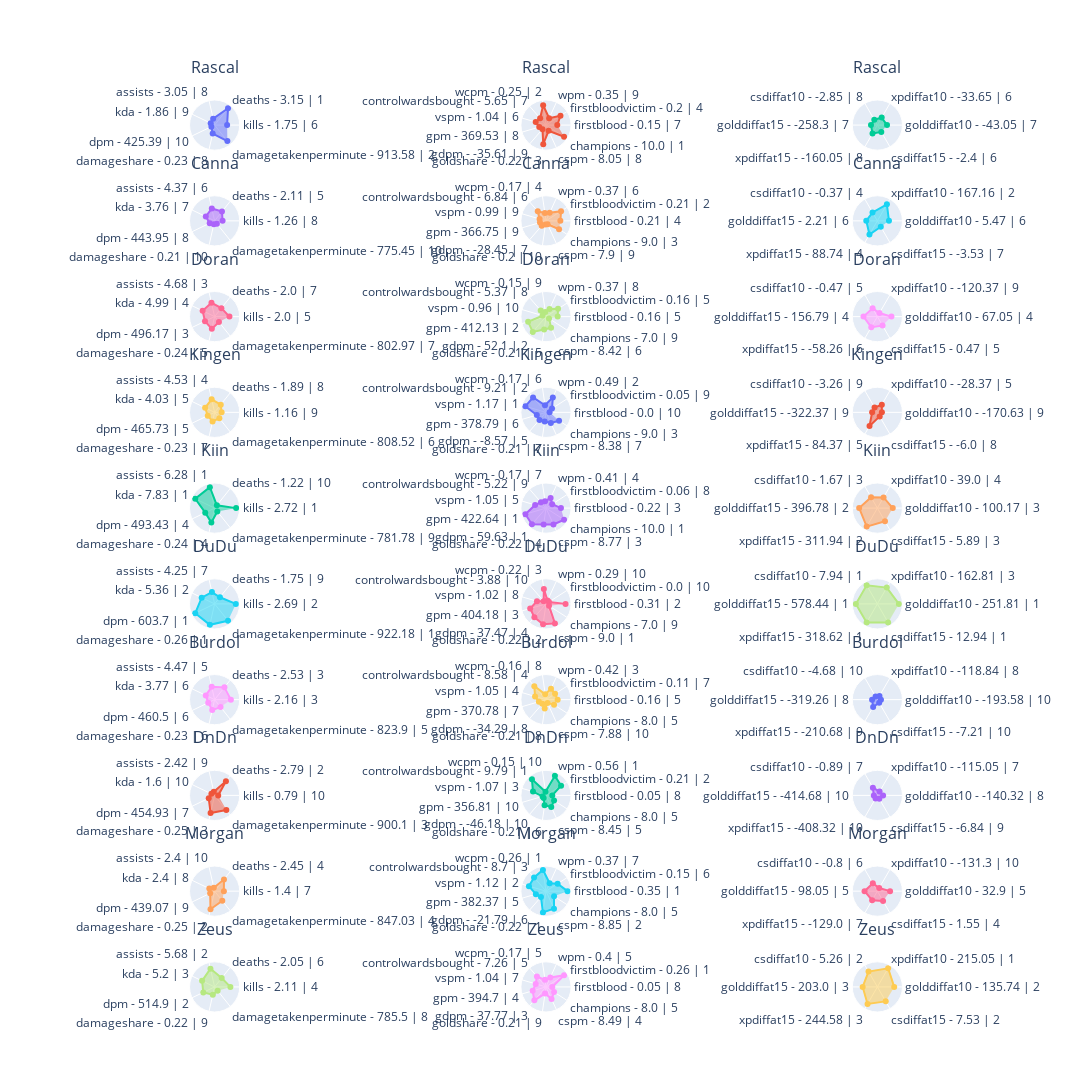

Notebook code cell kept with this figure:
### Code cell
position = positions[0]
df = players_stats.loc[players_stats.index.get_level_values(1) == position]

ROWS, COLUMNS = get_rows_columns(df, len(origin_columns))
min_value, max_value = 0, 1

fig = get_fig_subplots(df.index.get_level_values(0), ROWS, COLUMNS)
for i, player_name in enumerate(df.index.get_level_values(0)):
    for j, (key, cols) in enumerate(columns.items()):
        _df = df.loc[(player_name, position), cols]
        theta_list = get_theta_list(df, (player_name, position), origin_columns[key])

        fig.add_trace(
            go.Scatterpolar(r=_df, theta=theta_list, fill="toself", name=player_name),
            row=i + 1,
            col=j + 1,
        )

fig.update_layout(
    height=350 * ROWS, width=550 * COLUMNS, showlegend=False, title=dict(y=1)
)
fig.update_annotations(yshift=20)
fig.update_polars(
    radialaxis=dict(range=[min_value - 0.2, max_value + 0.2], visible=False)
)
fig.show()

### Figure 1 — Plotly figure (JSON) as saved in the notebook; plotly's stock layout.template omitted (floating-point values rounded to 4 significant figures)
{"data": [{"fill": "toself", "name": "Rascal", "r": [0.497, 1, 0.1676, 0.04282, 0, 0.288, 0.9414], "subplot": "polar", "theta": ["kills - 1.75 | 6", "deaths - 3.15 | 1", "assists - 3.05 | 8", "kda - 1.86 | 9", "dpm - 425.39 | 10", "damageshare - 0.23 | 8", "damagetakenperminute - 913.58 | 2"], "type": "scatterpolar"}, {"fill": "toself", "name": "Rascal", "r": [0.4286, 0.76, 0.2227, 0.9198, 0.3001, 0.3997, 0.1933, 0.09991, 0.8784, 0.1498, 1], "subplot": "polar2", "theta": ["firstblood - 0.15 | 7", "firstbloodvictim - 0.2 | 4", "wpm - 0.35 | 9", "wcpm - 0.25 | 2", "controlwardsbought - 5.65 | 7", "vspm - 1.04 | 6", "gpm - 369.53 | 8", "gdpm - -35.61 | 9", "goldshare - 0.22 | 3", "cspm - 8.05 | 8", "champions - 10.0 | 1"], "type": "scatterpolar"}, {"fill": "toself", "name": "Rascal", "r": [0.338, 0.2819, 0.1453, 0.1575, 0.3415, 0.2388], "subplot": "polar3", "theta": ["golddiffat10 - -43.05 | 7", "xpdiffat10 - -33.65 | 6", "csdiffat10 - -2.85 | 8", "golddiffat15 - -258.3 | 7", "xpdiffat15 - -160.05 | 8", "csdiffat15 - -2.4 | 6"], "type": "scatterpolar"}, {"fill": "toself", "name": "Canna", "r": [0.2451, 0.4581, 0.5076, 0.3478, 0.1041, 0, 0], "subplot": "polar4", "theta": ["kills - 1.26 | 8", "deaths - 2.11 | 5", "assists - 4.37 | 6", "kda - 3.76 | 7", "dpm - 443.95 | 8", "damageshare - 0.21 | 10", "damagetakenperminute - 775.45 | 10"], "type": "scatterpolar"}, {"fill": "toself", "name": "Canna", "r": [0.6015, 0.8, 0.2902, 0.2452, 0.5017, 0.1742, 0.1511, 0.1675, 0, 0.01576, 0.6667], "subplot": "polar5", "theta": ["firstblood - 0.21 | 4", "firstbloodvictim - 0.21 | 2", "wpm - 0.37 | 6", "wcpm - 0.17 | 4", "controlwardsbought - 6.84 | 6", "vspm - 0.99 | 9", "gpm - 366.75 | 9", "gdpm - -28.45 | 7", "goldshare - 0.2 | 10", "cspm - 7.9 | 9", "champions - 9.0 | 3"], "type": "scatterpolar"}, {"fill": "toself", "name": "Canna", "r": [0.4469, 0.8617, 0.3419, 0.4198, 0.6838, 0.1829], "subplot": "polar6", "theta": ["golddiffat10 - 5.47 | 6", "xpdiffat10 - 167.16 | 2", "csdiffat10 - -0.37 | 4", "golddiffat15 - 2.21 | 6", "xpdiffat15 - 88.74 | 4", "csdiffat15 - -3.53 | 7"], "type": "scatterpolar"}, {"fill": "toself", "name": "Doran", "r": [0.6263, 0.4035, 0.5891, 0.5444, 0.397, 0.5011, 0.1876], "subplot": "polar7", "theta": ["kills - 2.0 | 5", "deaths - 2.0 | 7", "assists - 4.68 | 3", "kda - 4.99 | 4", "dpm - 496.17 | 3", "damageshare - 0.24 | 5", "damagetakenperminute - 802.97 | 7"], "type": "scatterpolar"}, {"fill": "toself", "name": "Doran", "r": [0.4511, 0.6, 0.2735, 0.05797, 0.2525, 0, 0.8403, 0.9289, 0.524, 0.4815, 0], "subplot": "polar8", "theta": ["firstblood - 0.16 | 5", "firstbloodvictim - 0.16 | 5", "wpm - 0.37 | 8", "wcpm - 0.15 | 9", "controlwardsbought - 5.37 | 8", "vspm - 0.96 | 10", "gpm - 412.13 | 2", "gdpm - 52.1 | 2", "goldshare - 0.21 | 5", "cspm - 8.42 | 6", "champions - 7.0 | 9"], "type": "scatterpolar"}, {"fill": "toself", "name": "Doran", "r": [0.5852, 0.03156, 0.3336, 0.5754, 0.4815, 0.3814], "subplot": "polar9", "theta": ["golddiffat10 - 67.05 | 4", "xpdiffat10 - -120.37 | 9", "csdiffat10 - -0.47 | 5", "golddiffat15 - 156.79 | 4", "xpdiffat15 - -58.26 | 6", "csdiffat15 - 0.47 | 5"], "type": "scatterpolar"}, {"fill": "toself", "name": "Kingen", "r": [0.1906, 0.3489, 0.5483, 0.3897, 0.2262, 0.3166, 0.2254], "subplot": "polar10", "theta": ["kills - 1.16 | 9", "deaths - 1.89 | 8", "assists - 4.53 | 4", "kda - 4.03 | 5", "dpm - 465.73 | 5", "damageshare - 0.23 | 7", "damagetakenperminute - 808.52 | 6"], "type": "scatterpolar"}, {"fill": "toself", "name": "Kingen", "r": [0, 0.2, 0.7188, 0.1969, 0.9021, 1, 0.3338, 0.3554, 0.3157, 0.4509, 0.6667], "subplot": "polar11", "theta": ["firstblood - 0.0 | 10", "firstbloodvictim - 0.05 | 9", "wpm - 0.49 | 2", "wcpm - 0.17 | 6", "controlwardsbought - 9.21 | 2", "vspm - 1.17 | 1", "gpm - 378.79 | 6", "gdpm - -8.57 | 5", "goldshare - 0.21 | 7", "cspm - 8.38 | 7", "champions - 9.0 | 3"], "type": "scatterpolar"}, {"fill": "toself", "name": "Kingen", "r": [0.05152, 0.2972, 0.1126, 0.09296, 0.6778, 0.06008], "subplot": "polar12", "theta": ["golddiffat10 - -170.63 | 9", "xpdiffat10 - -28.37 | 5", "csdiffat10 - -3.26 | 9", "golddiffat15 - -322.37 | 9", "xpdiffat15 - 84.37 | 5", "csdiffat15 - -6.0 | 8"], "type": "scatterpolar"}, {"fill": "toself", "name": "Kiin", "r": [1, 0, 1.0, 1.0, 0.3816, 0.6202, 0.04316], "subplot": "polar13", "theta": ["kills - 2.72 | 1", "deaths - 1.22 | 10", "assists - 6.28 | 1", "kda - 7.83 | 1", "dpm - 493.43 | 4", "damageshare - 0.24 | 4", "damagetakenperminute - 781.78 | 9"], "type": "scatterpolar"}, {"fill": "toself", "name": "Kiin", "r": [0.6349, 0.2111, 0.4175, 0.1925, 0.2278, 0.433, 1, 1, 0.7251, 0.7998, 1], "subplot": "polar14", "theta": ["firstblood - 0.22 | 3", "firstbloodvictim - 0.06 | 8", "wpm - 0.41 | 4", "wcpm - 0.17 | 7", "controlwardsbought - 5.22 | 9", "vspm - 1.05 | 5", "gpm - 422.64 | 1", "gdpm - 59.63 | 1", "goldshare - 0.22 | 4", "cspm - 8.77 | 3", "champions - 10.0 | 1"], "type": "scatterpolar"}, {"fill": "toself", "name": "Kiin", "r": [0.6595, 0.4917, 0.5032, 0.8171, 0.9908, 0.6502], "subplot": "polar15", "theta": ["golddiffat10 - 100.17 | 3", "xpdiffat10 - 39.0 | 4", "csdiffat10 - 1.67 | 3", "golddiffat15 - 396.78 | 2", "xpdiffat15 - 311.94 | 2", "csdiffat15 - 5.89 | 3"], "type": "scatterpolar"}, {"fill": "toself", "name": "DuDu", "r": [0.982, 0.2738, 0.4771, 0.6032, 1, 1, 1], "subplot": "polar16", "theta": ["kills - 2.69 | 2", "deaths - 1.75 | 9", "assists - 4.25 | 7", "kda - 5.36 | 2", "dpm - 603.7 | 1", "damageshare - 0.26 | 1", "damagetakenperminute - 922.18 | 1"], "type": "scatterpolar"}, {"fill": "toself", "name": "DuDu", "r": [0.8929, 0, 0, 0.6437, 0, 0.3255, 0.7195, 0.7906, 0.9503, 1.0, 0], "subplot": "polar17", "theta": ["firstblood - 0.31 | 2", "firstbloodvictim - 0.0 | 10", "wpm - 0.29 | 10", "wcpm - 0.22 | 3", "controlwardsbought - 3.88 | 10", "vspm - 1.02 | 8", "gpm - 404.18 | 3", "gdpm - 37.47 | 4", "goldshare - 0.22 | 2", "cspm - 9.0 | 1", "champions - 7.0 | 9"], "type": "scatterpolar"}, {"fill": "toself", "name": "DuDu", "r": [1.0, 0.8492, 1.0, 1, 1.0, 1], "subplot": "polar18", "theta": ["golddiffat10 - 251.81 | 1", "xpdiffat10 - 162.81 | 3", "csdiffat10 - 7.94 | 1", "golddiffat15 - 578.44 | 1", "xpdiffat15 - 318.62 | 1", "csdiffat15 - 12.94 | 1"], "type": "scatterpolar"}, {"fill": "toself", "name": "Burdol", "r": [0.708, 0.6765, 0.5348, 0.3483, 0.1969, 0.3993, 0.3302], "subplot": "polar19", "theta": ["kills - 2.16 | 3", "deaths - 2.53 | 3", "assists - 4.47 | 5", "kda - 3.77 | 6", "dpm - 460.5 | 6", "damageshare - 0.23 | 6", "damagetakenperminute - 823.9 | 5"], "type": "scatterpolar"}, {"fill": "toself", "name": "Burdol", "r": [0.4511, 0.4, 0.4717, 0.1017, 0.7953, 0.4368, 0.2122, 0.1124, 0.2964, 0, 0.3333], "subplot": "polar20", "theta": ["firstblood - 0.16 | 5", "firstbloodvictim - 0.11 | 7", "wpm - 0.42 | 3", "wcpm - 0.16 | 8", "controlwardsbought - 8.58 | 4", "vspm - 1.05 | 4", "gpm - 370.78 | 7", "gdpm - -34.29 | 8", "goldshare - 0.21 | 8", "cspm - 7.88 | 10", "champions - 8.0 | 5"], "type": "scatterpolar"}, {"fill": "toself", "name": "Burdol", "r": [0, 0.03597, 0, 0.09608, 0.2719, 0], "subplot": "polar21", "theta": ["golddiffat10 - -193.58 | 10", "xpdiffat10 - -118.84 | 8", "csdiffat10 - -4.68 | 10", "golddiffat15 - -319.26 | 8", "xpdiffat15 - -210.68 | 9", "csdiffat15 - -7.21 | 10"], "type": "scatterpolar"}, {"fill": "toself", "name": "DnDn", "r": [0, 0.813, 0.005429, 0, 0.1657, 0.8109, 0.8495], "subplot": "polar22", "theta": ["kills - 0.79 | 10", "deaths - 2.79 | 2", "assists - 2.42 | 9", "kda - 1.6 | 10", "dpm - 454.93 | 7", "damageshare - 0.25 | 3", "damagetakenperminute - 900.1 | 3"], "type": "scatterpolar"}, {"fill": "toself", "name": "DnDn", "r": [0.1504, 0.8, 1.0, 0, 1, 0.5561, 0, 0, 0.3539, 0.5076, 0.3333], "subplot": "polar23", "theta": ["firstblood - 0.05 | 8", "firstbloodvictim - 0.21 | 2", "wpm - 0.56 | 1", "wcpm - 0.15 | 10", "controlwardsbought - 9.79 | 1", "vspm - 1.07 | 3", "gpm - 356.81 | 10", "gdpm - -46.18 | 10", "goldshare - 0.21 | 6", "cspm - 8.45 | 5", "champions - 8.0 | 5"], "type": "scatterpolar"}, {"fill": "toself", "name": "DnDn", "r": [0.1196, 0.04691, 0.3002, 0, 0, 0.01829], "subplot": "polar24", "theta": ["golddiffat10 - -140.32 | 8", "xpdiffat10 - -115.05 | 7", "csdiffat10 - -0.89 | 7", "golddiffat15 - -414.68 | 10", "xpdiffat15 - -408.32 | 10", "csdiffat15 - -6.84 | 9"], "type": "scatterpolar"}, {"fill": "toself", "name": "Morgan", "r": [0.3159, 0.6369, 0, 0.1285, 0.07671, 0.8332, 0.4878], "subplot": "polar25", "theta": ["kills - 1.4 | 7", "deaths - 2.45 | 4", "assists - 2.4 | 10", "kda - 2.4 | 8", "dpm - 439.07 | 9", "damageshare - 0.25 | 2", "damagetakenperminute - 847.03 | 4"], "type": "scatterpolar"}, {"fill": "toself", "name": "Morgan", "r": [1, 0.57, 0.2895, 1.0, 0.8158, 0.7938, 0.3882, 0.2305, 1, 0.8719, 0.3333], "subplot": "polar26", "theta": ["firstblood - 0.35 | 1", "firstbloodvictim - 0.15 | 6", "wpm - 0.37 | 7", "wcpm - 0.26 | 1", "controlwardsbought - 8.7 | 3", "vspm - 1.12 | 2", "gpm - 382.37 | 5", "gdpm - -21.79 | 6", "goldshare - 0.22 | 1", "cspm - 8.85 | 2", "champions - 8.0 | 5"], "type": "scatterpolar"}, {"fill": "toself", "name": "Morgan", "r": [0.5085, 0, 0.3077, 0.5163, 0.3842, 0.4348], "subplot": "polar27", "theta": ["golddiffat10 - 32.9 | 5", "xpdiffat10 - -131.3 | 10", "csdiffat10 - -0.8 | 6", "golddiffat15 - 98.05 | 5", "xpdiffat15 - -129.0 | 7", "csdiffat15 - 1.55 | 4"], "type": "scatterpolar"}, {"fill": "toself", "name": "Zeus", "r": [0.6808, 0.4308, 0.8469, 0.5784, 0.502, 0.2469, 0.06847], "subplot": "polar28", "theta": ["kills - 2.11 | 4", "deaths - 2.05 | 6", "assists - 5.68 | 2", "kda - 5.2 | 3", "dpm - 514.9 | 2", "damageshare - 0.22 | 9", "damagetakenperminute - 785.5 | 8"], "type": "scatterpolar"}, {"fill": "toself", "name": "Zeus", "r": [0.1504, 1, 0.3757, 0.1991, 0.5729, 0.3988, 0.5756, 0.7934, 0.1741, 0.5462, 0.3333], "subplot": "polar29", "theta": ["firstblood - 0.05 | 8", "firstbloodvictim - 0.26 | 1", "wpm - 0.4 | 5", "wcpm - 0.17 | 5", "controlwardsbought - 7.26 | 5", "vspm - 1.04 | 7", "gpm - 394.7 | 4", "gdpm - 37.77 | 3", "goldshare - 0.21 | 9", "cspm - 8.49 | 4", "champions - 8.0 | 5"], "type": "scatterpolar"}, {"fill": "toself", "name": "Zeus", "r": [0.7394, 1, 0.7881, 0.622, 0.8981, 0.7314], "subplot": "polar30", "theta": ["golddiffat10 - 135.74 | 2", "xpdiffat10 - 215.05 | 1", "csdiffat10 - 5.26 | 2", "golddiffat15 - 203.0 | 3", "xpdiffat15 - 244.58 | 3", "csdiffat15 - 7.53 | 2"], "type": "scatterpolar"}], "layout": {"annotations": [{"font": {"size": 16}, "showarrow": false, "text": "Rascal", "x": 0.1444, "xanchor": "center", "xref": "paper", "y": 1, "yanchor": "bottom", "yref": "paper", "yshift": 20}, {"font": {"size": 16}, "showarrow": false, "text": "Rascal", "x": 0.5, "xanchor": "center", "xref": "paper", "y": 1, "yanchor": "bottom", "yref": "paper", "yshift": 20}, {"font": {"size": 16}, "showarrow": false, "text": "Rascal", "x": 0.8556, "xanchor": "center", "xref": "paper", "y": 1, "yanchor": "bottom", "yref": "paper", "yshift": 20}, {"font": {"size": 16}, "showarrow": false, "text": "Canna", "x": 0.1444, "xanchor": "center", "xref": "paper", "y": 0.895, "yanchor": "bottom", "yref": "paper", "yshift": 20}, {"font": {"size": 16}, "showarrow": false, "text": "Canna", "x": 0.5, "xanchor": "center", "xref": "paper", "y": 0.895, "yanchor": "bottom", "yref": "paper", "yshift": 20}, {"font": {"size": 16}, "showarrow": false, "text": "Canna", "x": 0.8556, "xanchor": "center", "xref": "paper", "y": 0.895, "yanchor": "bottom", "yref": "paper", "yshift": 20}, {"font": {"size": 16}, "showarrow": false, "text": "Doran", "x": 0.1444, "xanchor": "center", "xref": "paper", "y": 0.79, "yanchor": "bottom", "yref": "paper", "yshift": 20}, {"font": {"size": 16}, "showarrow": false, "text": "Doran", "x": 0.5, "xanchor": "center", "xref": "paper", "y": 0.79, "yanchor": "bottom", "yref": "paper", "yshift": 20}, {"font": {"size": 16}, "showarrow": false, "text": "Doran", "x": 0.8556, "xanchor": "center", "xref": "paper", "y": 0.79, "yanchor": "bottom", "yref": "paper", "yshift": 20}, {"font": {"size": 16}, "showarrow": false, "text": "Kingen", "x": 0.1444, "xanchor": "center", "xref": "paper", "y": 0.685, "yanchor": "bottom", "yref": "paper", "yshift": 20}, {"font": {"size": 16}, "showarrow": false, "text": "Kingen", "x": 0.5, "xanchor": "center", "xref": "paper", "y": 0.685, "yanchor": "bottom", "yref": "paper", "yshift": 20}, {"font": {"size": 16}, "showarrow": false, "text": "Kingen", "x": 0.8556, "xanchor": "center", "xref": "paper", "y": 0.685, "yanchor": "bottom", "yref": "paper", "yshift": 20}, {"font": {"size": 16}, "showarrow": false, "text": "Kiin", "x": 0.1444, "xanchor": "center", "xref": "paper", "y": 0.58, "yanchor": "bottom", "yref": "paper", "yshift": 20}, {"font": {"size": 16}, "showarrow": false, "text": "Kiin", "x": 0.5, "xanchor": "center", "xref": "paper", "y": 0.58, "yanchor": "bottom", "yref": "paper", "yshift": 20}, {"font": {"size": 16}, "showarrow": false, "text": "Kiin", "x": 0.8556, "xanchor": "center", "xref": "paper", "y": 0.58, "yanchor": "bottom", "yref": "paper", "yshift": 20}, {"font": {"size": 16}, "showarrow": false, "text": "DuDu", "x": 0.1444, "xanchor": "center", "xref": "paper", "y": 0.475, "yanchor": "bottom", "yref": "paper", "yshift": 20}, {"font": {"size": 16}, "showarrow": false, "text": "DuDu", "x": 0.5, "xanchor": "center", "xref": "paper", "y": 0.475, "yanchor": "bottom", "yref": "paper", "yshift": 20}, {"font": {"size": 16}, "showarrow": false, "text": "DuDu", "x": 0.8556, "xanchor": "center", "xref": "paper", "y": 0.475, "yanchor": "bottom", "yref": "paper", "yshift": 20}, {"font": {"size": 16}, "showarrow": false, "text": "Burdol", "x": 0.1444, "xanchor": "center", "xref": "paper", "y": 0.37, "yanchor": "bottom", "yref": "paper", "yshift": 20}, {"font": {"size": 16}, "showarrow": false, "text": "Burdol", "x": 0.5, "xanchor": "center", "xref": "paper", "y": 0.37, "yanchor": "bottom", "yref": "paper", "yshift": 20}, {"font": {"size": 16}, "showarrow": false, "text": "Burdol", "x": 0.8556, "xanchor": "center", "xref": "paper", "y": 0.37, "yanchor": "bottom", "yref": "paper", "yshift": 20}, {"font": {"size": 16}, "showarrow": false, "text": "DnDn", "x": 0.1444, "xanchor": "center", "xref": "paper", "y": 0.265, "yanchor": "bottom", "yref": "paper", "yshift": 20}, {"font": {"size": 16}, "showarrow": false, "text": "DnDn", "x": 0.5, "xanchor": "center", "xref": "paper", "y": 0.265, "yanchor": "bottom", "yref": "paper", "yshift": 20}, {"font": {"size": 16}, "showarrow": false, "text": "DnDn", "x": 0.8556, "xanchor": "center", "xref": "paper", "y": 0.265, "yanchor": "bottom", "yref": "paper", "yshift": 20}, {"font": {"size": 16}, "showarrow": false, "text": "Morgan", "x": 0.1444, "xanchor": "center", "xref": "paper", "y": 0.16, "yanchor": "bottom", "yref": "paper", "yshift": 20}, {"font": {"size": 16}, "showarrow": false, "text": "Morgan", "x": 0.5, "xanchor": "center", "xref": "paper", "y": 0.16, "yanchor": "bottom", "yref": "paper", "yshift": 20}, {"font": {"size": 16}, "showarrow": false, "text": "Morgan", "x": 0.8556, "xanchor": "center", "xref": "paper", "y": 0.16, "yanchor": "bottom", "yref": "paper", "yshift": 20}, {"font": {"size": 16}, "showarrow": false, "text": "Zeus", "x": 0.1444, "xanchor": "center", "xref": "paper", "y": 0.055, "yanchor": "bottom", "yref": "paper", "yshift": 20}, {"font": {"size": 16}, "showarrow": false, "text": "Zeus", "x": 0.5, "xanchor": "center", "xref": "paper", "y": 0.055, "yanchor": "bottom", "yref": "paper", "yshift": 20}, {"font": {"size": 16}, "showarrow": false, "text": "Zeus", "x": 0.8556, "xanchor": "center", "xref": "paper", "y": 0.055, "yanchor": "bottom", "yref": "paper", "yshift": 20}], "height": 3500, "polar": {"domain": {"x": [0, 0.2889], "y": [0.945, 1]}, "radialaxis": {"range": [-0.2, 1.2], "visible": false}}, "polar10": {"domain": {"x": [0, 0.2889], "y": [0.63, 0.685]}, "radialaxis": {"range": [-0.2, 1.2], "visible": false}}, "polar11": {"domain": {"x": [0.3556, 0.6444], "y": [0.63, 0.685]}, "radialaxis": {"range": [-0.2, 1.2], "visible": false}}, "polar12": {"domain": {"x": [0.7111, 1], "y": [0.63, 0.685]}, "radialaxis": {"range": [-0.2, 1.2], "visible": false}}, "polar13": {"domain": {"x": [0, 0.2889], "y": [0.525, 0.58]}, "radialaxis": {"range": [-0.2, 1.2], "visible": false}}, "polar14": {"domain": {"x": [0.3556, 0.6444], "y": [0.525, 0.58]}, "radialaxis": {"range": [-0.2, 1.2], "visible": false}}, "polar15": {"domain": {"x": [0.7111, 1], "y": [0.525, 0.58]}, "radialaxis": {"range": [-0.2, 1.2], "visible": false}}, "polar16": {"domain": {"x": [0, 0.2889], "y": [0.42, 0.475]}, "radialaxis": {"range": [-0.2, 1.2], "visible": false}}, "polar17": {"domain": {"x": [0.3556, 0.6444], "y": [0.42, 0.475]}, "radialaxis": {"range": [-0.2, 1.2], "visible": false}}, "polar18": {"domain": {"x": [0.7111, 1], "y": [0.42, 0.475]}, "radialaxis": {"range": [-0.2, 1.2], "visible": false}}, "polar19": {"domain": {"x": [0, 0.2889], "y": [0.315, 0.37]}, "radialaxis": {"range": [-0.2, 1.2], "visible": false}}, "polar2": {"domain": {"x": [0.3556, 0.6444], "y": [0.945, 1]}, "radialaxis": {"range": [-0.2, 1.2], "visible": false}}, "polar20": {"domain": {"x": [0.3556, 0.6444], "y": [0.315, 0.37]}, "radialaxis": {"range": [-0.2, 1.2], "visible": false}}, "polar21": {"domain": {"x": [0.7111, 1], "y": [0.315, 0.37]}, "radialaxis": {"range": [-0.2, 1.2], "visible": false}}, "polar22": {"domain": {"x": [0, 0.2889], "y": [0.21, 0.265]}, "radialaxis": {"range": [-0.2, 1.2], "visible": false}}, "polar23": {"domain": {"x": [0.3556, 0.6444], "y": [0.21, 0.265]}, "radialaxis": {"range": [-0.2, 1.2], "visible": false}}, "polar24": {"domain": {"x": [0.7111, 1], "y": [0.21, 0.265]}, "radialaxis": {"range": [-0.2, 1.2], "visible": false}}, "polar25": {"domain": {"x": [0, 0.2889], "y": [0.105, 0.16]}, "radialaxis": {"range": [-0.2, 1.2], "visible": false}}, "polar26": {"domain": {"x": [0.3556, 0.6444], "y": [0.105, 0.16]}, "radialaxis": {"range": [-0.2, 1.2], "visible": false}}, "polar27": {"domain": {"x": [0.7111, 1], "y": [0.105, 0.16]}, "radialaxis": {"range": [-0.2, 1.2], "visible": false}}, "polar28": {"domain": {"x": [0, 0.2889], "y": [0, 0.055]}, "radialaxis": {"range": [-0.2, 1.2], "visible": false}}, "polar29": {"domain": {"x": [0.3556, 0.6444], "y": [0, 0.055]}, "radialaxis": {"range": [-0.2, 1.2], "visible": false}}, "polar3": {"domain": {"x": [0.7111, 1], "y": [0.945, 1]}, "radialaxis": {"range": [-0.2, 1.2], "visible": false}}, "polar30": {"domain": {"x": [0.7111, 1], "y": [0, 0.055]}, "radialaxis": {"range": [-0.2, 1.2], "visible": false}}, "polar4": {"domain": {"x": [0, 0.2889], "y": [0.84, 0.895]}, "radialaxis": {"range": [-0.2, 1.2], "visible": false}}, "polar5": {"domain": {"x": [0.3556, 0.6444], "y": [0.84, 0.895]}, "radialaxis": {"range": [-0.2, 1.2], "visible": false}}, "polar6": {"domain": {"x": [0.7111, 1], "y": [0.84, 0.895]}, "radialaxis": {"range": [-0.2, 1.2], "visible": false}}, "polar7": {"domain": {"x": [0, 0.2889], "y": [0.735, 0.79]}, "radialaxis": {"range": [-0.2, 1.2], "visible": false}}, "polar8": {"domain": {"x": [0.3556, 0.6444], "y": [0.735, 0.79]}, "radialaxis": {"range": [-0.2, 1.2], "visible": false}}, "polar9": {"domain": {"x": [0.7111, 1], "y": [0.735, 0.79]}, "radialaxis": {"range": [-0.2, 1.2], "visible": false}}, "showlegend": false, "title": {"y": 1}, "width": 1650}}
